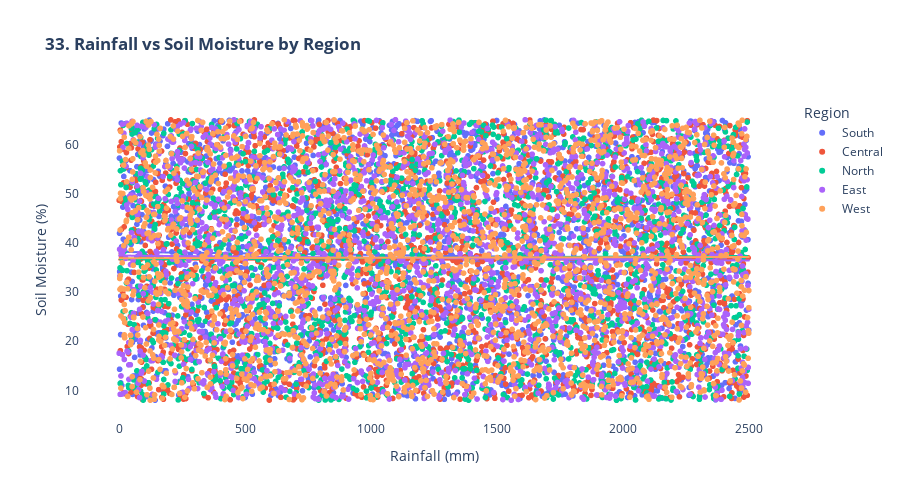

Here is the notebook cell this chart was saved with:
### Markdown cell above
### *33. Rainfall Utilization Efficiency*

### Code cell
print("\n33. Rainfall Utilization Efficiency...")

df['Rainfall_Utilization'] = (df['Soil_Moisture'] / (df['Rainfall_mm'] + 1)) * 100

fig33 = px.scatter(df, x='Rainfall_mm', y='Soil_Moisture',
                   color='Region', trendline='ols',
                   title='<b>33. Rainfall vs Soil Moisture by Region</b>',
                   labels={'Rainfall_mm': 'Rainfall (mm)', 'Soil_Moisture': 'Soil Moisture (%)'})

fig33.update_layout(height=500, plot_bgcolor='white')
fig33.show()

### Figure 1 — Plotly figure (JSON) as saved in the notebook; plotly's stock layout.template omitted (floating-point values rounded to 4 significant figures; data arrays with more than 128 entries replaced by an {"elided": "..."} marker saying what was removed)
{"data": [{"hovertemplate": "Region=South<br>Rainfall (mm)=%{x}<br>Soil Moisture (%)=%{y}<extra></extra>", "legendgroup": "South", "marker": {"color": "#636efa", "symbol": "circle"}, "mode": "markers", "name": "South", "showlegend": true, "type": "scattergl", "x": {"elided": "2102 float values"}, "xaxis": "x", "y": {"elided": "2102 float values"}, "yaxis": "y"}, {"hovertemplate": "<b>OLS trendline</b><br>Soil_Moisture = -0.000609746 * Rainfall_mm + 38.1493<br>R<sup>2</sup>=0.000702<br><br>Region=South<br>Rainfall (mm)=%{x}<br>Soil Moisture (%)=%{y} <b>(trend)</b><extra></extra>", "legendgroup": "South", "marker": {"color": "#636efa", "symbol": "circle"}, "mode": "lines", "name": "South", "showlegend": false, "type": "scattergl", "x": {"elided": "2102 float values"}, "xaxis": "x", "y": {"elided": "2102 float values"}, "yaxis": "y"}, {"hovertemplate": "Region=Central<br>Rainfall (mm)=%{x}<br>Soil Moisture (%)=%{y}<extra></extra>", "legendgroup": "Central", "marker": {"color": "#EF553B", "symbol": "circle"}, "mode": "markers", "name": "Central", "showlegend": true, "type": "scattergl", "x": {"elided": "1987 float values"}, "xaxis": "x", "y": {"elided": "1987 float values"}, "yaxis": "y"}, {"hovertemplate": "<b>OLS trendline</b><br>Soil_Moisture = -8.21418e-06 * Rainfall_mm + 36.5881<br>R<sup>2</sup>=0.000000<br><br>Region=Central<br>Rainfall (mm)=%{x}<br>Soil Moisture (%)=%{y} <b>(trend)</b><extra></extra>", "legendgroup": "Central", "marker": {"color": "#EF553B", "symbol": "circle"}, "mode": "lines", "name": "Central", "showlegend": false, "type": "scattergl", "x": {"elided": "1987 float values"}, "xaxis": "x", "y": {"elided": "1987 float values"}, "yaxis": "y"}, {"hovertemplate": "Region=North<br>Rainfall (mm)=%{x}<br>Soil Moisture (%)=%{y}<extra></extra>", "legendgroup": "North", "marker": {"color": "#00cc96", "symbol": "circle"}, "mode": "markers", "name": "North", "showlegend": true, "type": "scattergl", "x": {"elided": "1900 float values"}, "xaxis": "x", "y": {"elided": "1900 float values"}, "yaxis": "y"}, {"hovertemplate": "<b>OLS trendline</b><br>Soil_Moisture = 0.000282393 * Rainfall_mm + 36.6342<br>R<sup>2</sup>=0.000155<br><br>Region=North<br>Rainfall (mm)=%{x}<br>Soil Moisture (%)=%{y} <b>(trend)</b><extra></extra>", "legendgroup": "North", "marker": {"color": "#00cc96", "symbol": "circle"}, "mode": "lines", "name": "North", "showlegend": false, "type": "scattergl", "x": {"elided": "1900 float values"}, "xaxis": "x", "y": {"elided": "1900 float values"}, "yaxis": "y"}, {"hovertemplate": "Region=East<br>Rainfall (mm)=%{x}<br>Soil Moisture (%)=%{y}<extra></extra>", "legendgroup": "East", "marker": {"color": "#ab63fa", "symbol": "circle"}, "mode": "markers", "name": "East", "showlegend": true, "type": "scattergl", "x": {"elided": "1994 float values"}, "xaxis": "x", "y": {"elided": "1994 float values"}, "yaxis": "y"}, {"hovertemplate": "<b>OLS trendline</b><br>Soil_Moisture = -0.000403401 * Rainfall_mm + 37.3982<br>R<sup>2</sup>=0.000310<br><br>Region=East<br>Rainfall (mm)=%{x}<br>Soil Moisture (%)=%{y} <b>(trend)</b><extra></extra>", "legendgroup": "East", "marker": {"color": "#ab63fa", "symbol": "circle"}, "mode": "lines", "name": "East", "showlegend": false, "type": "scattergl", "x": {"elided": "1994 float values"}, "xaxis": "x", "y": {"elided": "1994 float values"}, "yaxis": "y"}, {"hovertemplate": "Region=West<br>Rainfall (mm)=%{x}<br>Soil Moisture (%)=%{y}<extra></extra>", "legendgroup": "West", "marker": {"color": "#FFA15A", "symbol": "circle"}, "mode": "markers", "name": "West", "showlegend": true, "type": "scattergl", "x": {"elided": "2017 float values"}, "xaxis": "x", "y": {"elided": "2017 float values"}, "yaxis": "y"}, {"hovertemplate": "<b>OLS trendline</b><br>Soil_Moisture = 0.000101671 * Rainfall_mm + 36.8619<br>R<sup>2</sup>=0.000019<br><br>Region=West<br>Rainfall (mm)=%{x}<br>Soil Moisture (%)=%{y} <b>(trend)</b><extra></extra>", "legendgroup": "West", "marker": {"color": "#FFA15A", "symbol": "circle"}, "mode": "lines", "name": "West", "showlegend": false, "type": "scattergl", "x": {"elided": "2017 float values"}, "xaxis": "x", "y": {"elided": "2017 float values"}, "yaxis": "y"}], "layout": {"height": 500, "legend": {"title": {"text": "Region"}, "tracegroupgap": 0}, "plot_bgcolor": "white", "title": {"text": "<b>33. Rainfall vs Soil Moisture by Region</b>"}, "xaxis": {"anchor": "y", "domain": [0, 1], "title": {"text": "Rainfall (mm)"}}, "yaxis": {"anchor": "x", "domain": [0, 1], "title": {"text": "Soil Moisture (%)"}}}}
